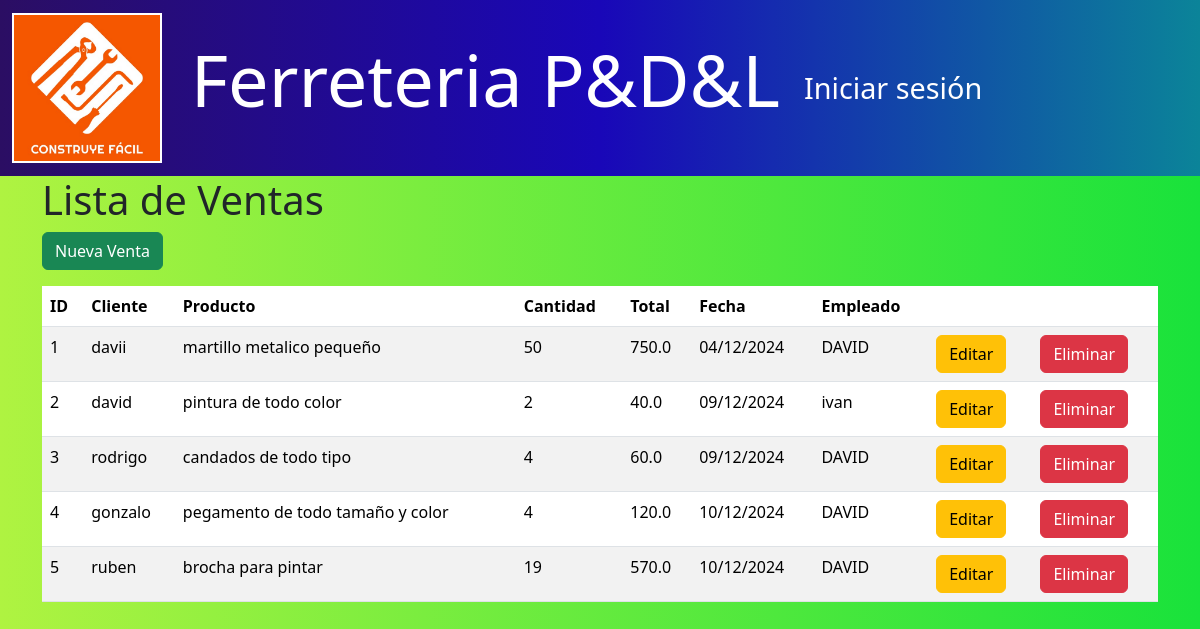
The page /ventas/ on the database as committed earlier.
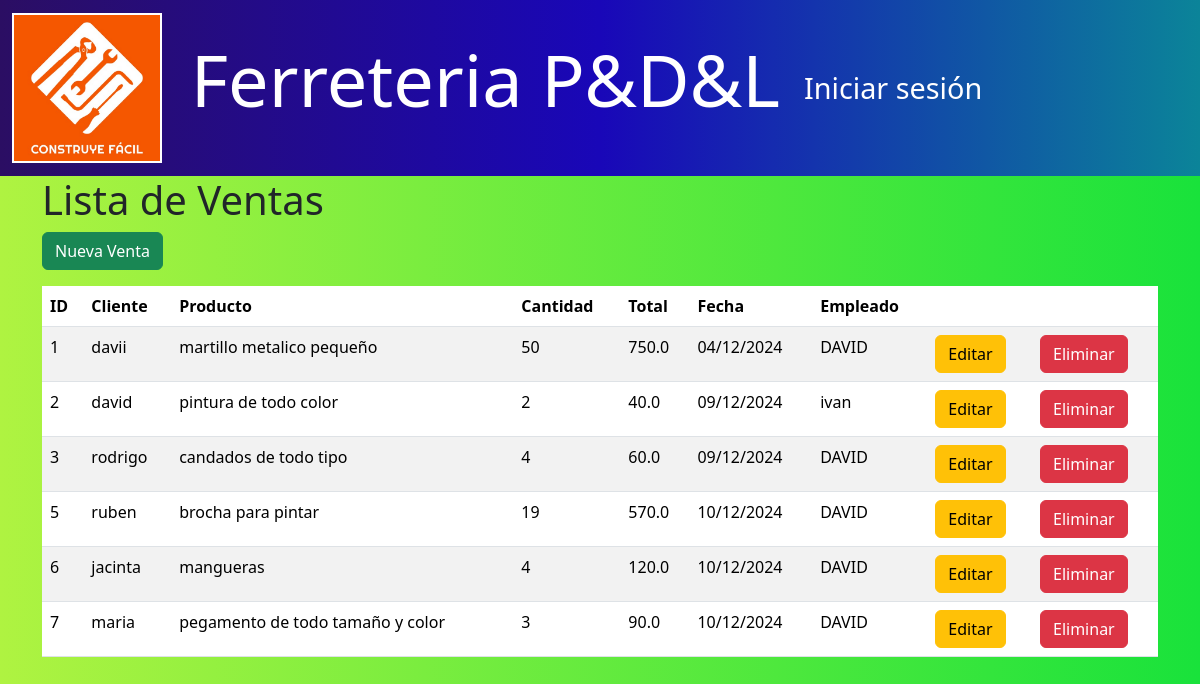
The same page on the database as committed later.
### models/venta_model.py (models this page shows, shortened)
class Venta(db.Model):
    __tablename__ = "ventas"
    id = db.Column(db.Integer, primary_key=True)
    cliente_id = db.Column(db.Integer, db.ForeignKey('clientes.id'), nullable=False)
    producto_id = db.Column(db.Integer, db.ForeignKey('productos.id'), nullable=False)
    cantidad = db.Column(db.Integer, nullable=False)
    total = db.Column(db.Float, nullable=False)  # Nuevo campo
    fecha = db.Column(db.DateTime, nullable=False)
    empleado_id = db.Column(db.Integer, db.ForeignKey('usuarios.id'), nullable=False)  # Nuevo campo
    cliente = db.relationship('Cliente', back_populates='ventas')
    producto = db.relationship('Producto', back_populates='ventas')
    empleado = db.relationship('Usuario', back_populates='ventas')  # Relación con usuarios
    facturas = db.relationship('Factura', back_populates='venta')  # Relación uno a uno con facturas
    @staticmethod
    def get_all():
        return Venta.query.all()

### models/cliente_model.py (models this page shows, shortened)
class Cliente(db.Model):
    __tablename__ = "clientes"
    id = db.Column(db.Integer,primary_key=True)
    nombre = db.Column(db.String(80),nullable=False)
    email = db.Column(db.String(100),nullable=False)
    telefono = db.Column(db.String(20),nullable=False)
    facturas = db.relationship('Factura', back_populates='cliente')
    ventas = db.relationship('Venta',back_populates='cliente')

### models/producto_model.py (models this page shows, shortened)
class Producto(db.Model):
    __tablename__ = "productos"
    id = db.Column(db.Integer, primary_key=True)
    nombre = db.Column(db.String(100), nullable=False)
    descripcion = db.Column(db.String(120), nullable=False)
    precio = db.Column(db.Float(11, 2), nullable=False)
    stock = db.Column(db.Integer, nullable=False)
    ventas = db.relationship('Venta', back_populates='producto')
    compras = db.relationship('Compra', back_populates='producto')
    facturas = db.relationship('Factura', back_populates='producto')

### models/usuario_model.py (models this page shows, shortened)
class Usuario(db.Model):
    __tablename__ = "usuarios"
    id = db.Column(db.Integer,primary_key=True)
    nombre = db.Column(db.String(80),nullable=False)
    username = db.Column(db.String(50),nullable=False)
    password = db.Column(db.String,nullable=False)
    rol = db.Column(db.String(20),nullable=False)
    ventas = relationship("Venta", back_populates="empleado")

### controllers/venta_controller.py (the view)
@venta_bp.route("/")
def index():
    ventas = Venta.get_all()
    return venta_view.list(ventas)

### run.py (called while the page is built)
@app.context_processor
def inject_active_path():
    def is_active(path):
        return 'active' if request.path == path else ''
    return(dict(is_active =  is_active))

### views/venta_view.py (called while the page is built)
def list(ventas):
    return render_template('ventas/index.html' , ventas=ventas)

### templates/ventas/index.html (shortened to what this page needs)
{% extends 'base.html' %}
{% block content %}
<h1>Lista de Ventas</h1>
<a href="{{ url_for('venta.create') }}" class="btn btn-success mb-3">Nueva Venta</a>
<table class="table table-striped">
    <thead>
        <tr>
            <th>ID</th>
            <th>Cliente</th>
            <th>Producto</th>
            <th>Cantidad</th>
            <th>Total</th>
            <th>Fecha</th>
            <th>Empleado</th>
            <th></th>
            <th></th>
        </tr>
    </thead>
    <tbody>
        {% for item in ventas %}
        <tr>
            <td>{{ item.id }}</td>
            <td>{{ item.cliente.nombre }}</td>
            <td>{{ item.producto.descripcion }}</td>
            <td>{{ item.cantidad }}</td>
            <td>{{ item.total }}</td>
            <td>{{ item.fecha.strftime('%d/%m/%Y') }}</td>
            <td>{{ item.empleado.username }}</td>
            <td>
                <a href="{{ url_for('venta.edit', id=item.id) }}" class="btn btn-warning">Editar</a>
            </td>
            <td>
                <a href="{{ url_for('venta.delete', id=item.id) }}" class="btn btn-danger">Eliminar</a>
            </td>
        </tr>
        {% endfor %}
    </tbody>
</table>
{% endblock %}

Rows that differ between the two databases and show on the page:
removed Venta: id "4", cliente.nombre "gonzalo", producto.descripcion "pegamento de todo tamaño y color", cantidad "4", total "120.0", fecha "10/12/2024", empleado.username "DAVID"
added Venta: id "6", cliente.nombre "jacinta", producto.descripcion "mangueras", cantidad "4", total "120.0", fecha "10/12/2024", empleado.username "DAVID"
added Venta: id "7", cliente.nombre "maria", producto.descripcion "pegamento de todo tamaño y color", cantidad "3", total "90.0", fecha "10/12/2024", empleado.username "DAVID"
